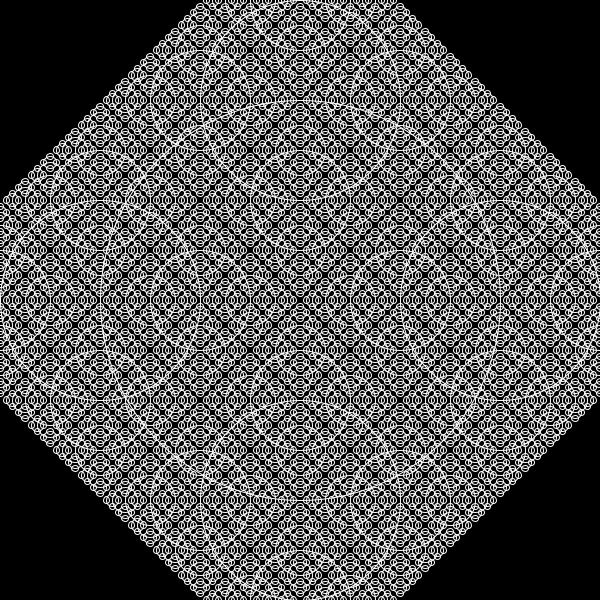
Frame 1 (no input)
Frame 60 (the mouse pressed at the canvas centre just before this capture): identical to frame 1, image omitted
Frame 120 (the mouse held since frame 60 and released just before this capture): identical to frame 1, image omitted

The Processing sketch that drew this single still picture (run headless with seeded random() and noise(); from frame 60 on, the mouse is pressed at the canvas centre):

// Processing sketch: Circle_fractal_withoutColor
// ── Circle_fractal_withoutColor.pde
int radius = 50 * 8;
int i = 0;

void setup(){
 size(600,600);
}

void draw(){
  background(0);
  stroke(255);
  noFill();
  drawCircle(height/2,width/2,radius);
}


// this draws another smaller cirlce at the top, bottom, left and right of the larger circle and keeps going
void drawCircle(float x, float y, float radius) {
  ellipse(x, y, radius, radius);
  if(radius > 8) {
    //stroke(random(255),random(255),random(255));
    drawCircle(x + radius/2, y, radius/2); 
   // stroke(random(255),random(255),random(255));
    drawCircle(x - radius/2, y, radius/2);
   // stroke(random(255),random(255),random(255));
    drawCircle(x, y + radius/2, radius/2);
  //  stroke(random(255),random(255),random(255));
    drawCircle(x, y - radius/2, radius/2);
    
  }
}
